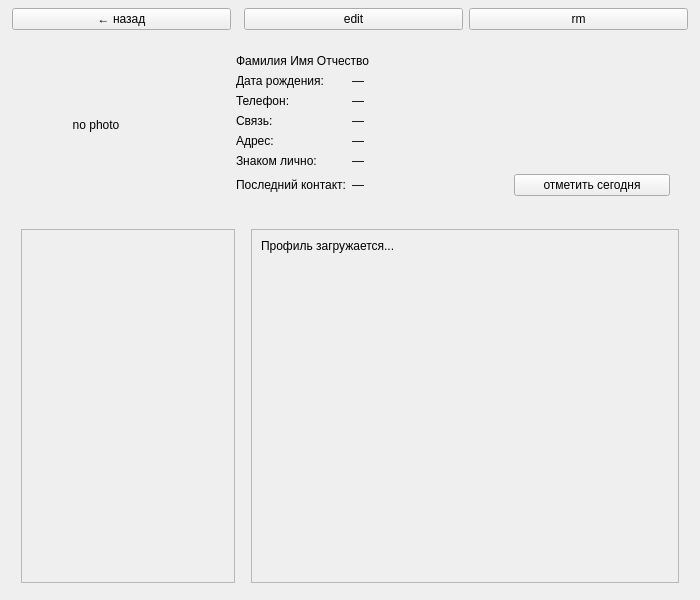
<?xml version="1.0" encoding="UTF-8"?>
<ui version="4.0">
 <class>PersonDetailForm</class>
 <widget class="QWidget" name="PersonDetailForm">
  <property name="geometry">
   <rect>
    <x>0</x>
    <y>0</y>
    <width>700</width>
    <height>600</height>
   </rect>
  </property>
  <layout class="QVBoxLayout" name="mainLayout">
   <property name="leftMargin"><number>12</number></property>
   <property name="topMargin"><number>8</number></property>
   <property name="rightMargin"><number>12</number></property>
   <property name="bottomMargin"><number>8</number></property>
   <!-- Back button row -->
   <item>
    <widget class="QWidget" name="navBar">
     <layout class="QHBoxLayout" name="navLayout">
      <property name="leftMargin"><number>0</number></property>
      <property name="topMargin"><number>0</number></property>
      <property name="rightMargin"><number>0</number></property>
      <property name="bottomMargin"><number>0</number></property>
      <item>
       <widget class="QPushButton" name="backButton">
        <property name="text">
         <string>← назад</string>
        </property>
       </widget>
      </item>
      <item>
       <spacer name="navSpacer">
        <property name="orientation">
         <enum>Qt::Horizontal</enum>
        </property>
       </spacer>
      </item>
      <item>
       <widget class="QPushButton" name="editButton">
        <property name="text">
         <string>edit</string>
        </property>
       </widget>
      </item>
      <item>
       <widget class="QPushButton" name="deleteButton">
        <property name="text">
         <string>rm</string>
        </property>
        <property name="objectName">
         <string>deleteBtn</string>
        </property>
       </widget>
      </item>
     </layout>
    </widget>
   </item>
   <!-- Top: photo + basic info -->
   <item>
    <widget class="QWidget" name="topSection">
     <layout class="QHBoxLayout" name="topLayout">
      <property name="spacing"><number>56</number></property>
      <item>
       <widget class="QLabel" name="detailPhoto">
        <property name="minimumSize">
         <size>
          <width>150</width>
          <height>150</height>
         </size>
        </property>
        <property name="maximumSize">
         <size>
          <width>150</width>
          <height>150</height>
         </size>
        </property>
        <property name="alignment">
         <set>Qt::AlignCenter</set>
        </property>
        <property name="text">
         <string>no photo</string>
        </property>
       </widget>
      </item>
      <item>
       <widget class="QWidget" name="basicInfoWidget">
        <layout class="QFormLayout" name="basicInfoLayout">
         <item row="0" column="0" colspan="2">
          <widget class="QLabel" name="detailName">
           <property name="text">
            <string>Фамилия Имя Отчество</string>
           </property>
          </widget>
         </item>
         <item row="1" column="0">
          <widget class="QLabel" name="lblBirthDate">
           <property name="text"><string>Дата рождения:</string></property>
          </widget>
         </item>
         <item row="1" column="1">
          <widget class="QLabel" name="valBirthDate">
           <property name="text"><string>—</string></property>
          </widget>
         </item>
         <item row="2" column="0">
          <widget class="QLabel" name="lblPhone">
           <property name="text"><string>Телефон:</string></property>
          </widget>
         </item>
         <item row="2" column="1">
          <widget class="QLabel" name="valPhone">
           <property name="text"><string>—</string></property>
          </widget>
         </item>
         <item row="3" column="0">
          <widget class="QLabel" name="lblContact">
           <property name="text"><string>Связь:</string></property>
          </widget>
         </item>
         <item row="3" column="1">
          <widget class="QLabel" name="valContact">
           <property name="text"><string>—</string></property>
          </widget>
         </item>
         <item row="4" column="0">
          <widget class="QLabel" name="lblAddress">
           <property name="text"><string>Адрес:</string></property>
          </widget>
         </item>
         <item row="4" column="1">
          <widget class="QLabel" name="valAddress">
           <property name="text"><string>—</string></property>
          </widget>
         </item>
         <item row="5" column="0">
          <widget class="QLabel" name="lblMetInPerson">
           <property name="text"><string>Знаком лично:</string></property>
          </widget>
         </item>
         <item row="5" column="1">
          <widget class="QLabel" name="valMetInPerson">
           <property name="text"><string>—</string></property>
          </widget>
         </item>
         <item row="6" column="0">
          <widget class="QLabel" name="lblLastContact">
           <property name="text"><string>Последний контакт:</string></property>
          </widget>
         </item>
         <item row="6" column="1">
          <widget class="QWidget" name="lastContactValueWidget">
           <layout class="QHBoxLayout" name="lastContactValueLayout">
            <property name="leftMargin"><number>0</number></property>
            <property name="topMargin"><number>0</number></property>
            <property name="rightMargin"><number>0</number></property>
            <property name="bottomMargin"><number>0</number></property>
            <item>
             <widget class="QLabel" name="valLastContact">
              <property name="text"><string>—</string></property>
             </widget>
            </item>
            <item>
             <widget class="QPushButton" name="markContactedButton">
              <property name="text"><string>отметить сегодня</string></property>
             </widget>
            </item>
           </layout>
          </widget>
         </item>
        </layout>
       </widget>
      </item>
     </layout>
    </widget>
   </item>
   <!-- Bottom: left column (scrollable, dynamic) + profile scroll area -->
   <item>
    <widget class="QWidget" name="bottomSection">
     <layout class="QHBoxLayout" name="bottomLayout">
      <property name="spacing"><number>16</number></property>
      <!-- Left: phones, social, email, habits, hobbies, files, notes, events -->
      <item>
       <widget class="QScrollArea" name="leftScrollArea">
        <property name="sizePolicy">
         <sizepolicy hsizetype="Preferred" vsizetype="Expanding">
          <horstretch>1</horstretch>
          <verstretch>0</verstretch>
         </sizepolicy>
        </property>
        <property name="widgetResizable">
         <bool>true</bool>
        </property>
        <property name="horizontalScrollBarPolicy">
         <enum>Qt::ScrollBarAlwaysOff</enum>
        </property>
        <widget class="QWidget" name="bottomLeftWidget">
         <layout class="QVBoxLayout" name="bottomLeftLayout">
          <property name="leftMargin"><number>0</number></property>
          <property name="topMargin"><number>0</number></property>
          <property name="rightMargin"><number>8</number></property>
          <property name="bottomMargin"><number>0</number></property>
         </layout>
        </widget>
       </widget>
      </item>
      <!-- Right: profile scroll area -->
      <item>
       <widget class="QScrollArea" name="profileScrollArea">
        <property name="sizePolicy">
         <sizepolicy hsizetype="Expanding" vsizetype="Expanding">
          <horstretch>2</horstretch>
          <verstretch>0</verstretch>
         </sizepolicy>
        </property>
        <property name="widgetResizable">
         <bool>true</bool>
        </property>
        <widget class="QWidget" name="profileContents">
         <layout class="QVBoxLayout" name="profileLayout">
          <item>
           <widget class="QLabel" name="profilePlaceholder">
            <property name="text">
             <string>Профиль загружается...</string>
            </property>
            <property name="alignment">
             <set>Qt::AlignTop|Qt::AlignLeft</set>
            </property>
           </widget>
          </item>
          <item>
           <spacer name="profileSpacer">
            <property name="orientation">
             <enum>Qt::Vertical</enum>
            </property>
           </spacer>
          </item>
         </layout>
        </widget>
       </widget>
      </item>
     </layout>
    </widget>
   </item>
  </layout>
 </widget>
 <resources/>
 <connections/>
</ui>
